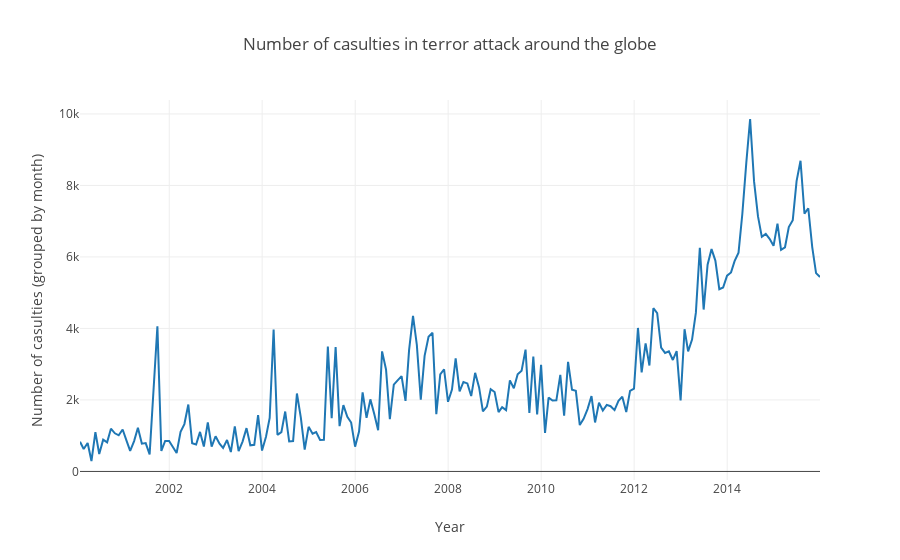

This figure's notebook cell:
### Code cell
terror_scatter_global = j2p.create_scatter_plot_from_date_dict(terror_timestamp_dict, "Terror Attacks in the World")
layout = plotly.graph_objs.Layout(
        title="Number of casulties in terror attack around the globe",
        xaxis=dict(title="Year"),
        yaxis=dict(title="Number of casulties (grouped by month)"))
fig = plotly.graph_objs.Figure(data=[terror_scatter_global], layout=layout)
iplot(fig)

### Figure 1 — Plotly figure (JSON) as saved in the notebook; plotly's stock layout.template omitted (floating-point values rounded to 4 significant figures; data arrays with more than 128 entries replaced by an {"elided": "..."} marker saying what was removed)
{"data": [{"name": "Terror Attacks in the World", "type": "scatter", "x": {"elided": "192 str values"}, "y": {"elided": "192 float values"}}], "layout": {"title": "Number of casulties in terror attack around the globe", "xaxis": {"title": "Year"}, "yaxis": {"title": "Number of casulties (grouped by month)"}}}
